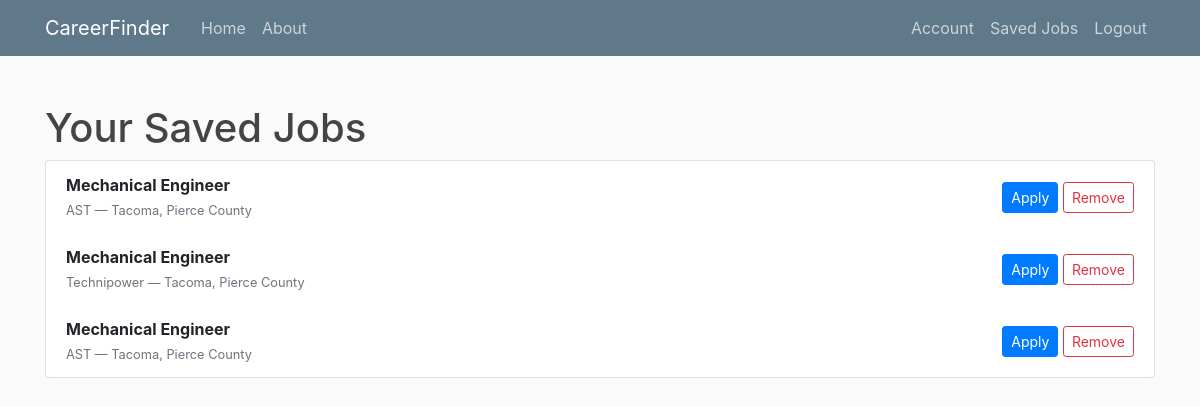
Page /saved_jobs (signed in) on the committed database.
### main/models.py (models this page shows, shortened)
class SavedJob(db.Model):
    id         = db.Column(db.Integer, primary_key=True)
    user_id    = db.Column(db.Integer, db.ForeignKey('user.id'), nullable=False)
    job_id     = db.Column(db.String, nullable=False)      # unique identifier from Adzuna or USAJobs
    api_used   = db.Column(db.String(20), nullable=False)  # To store 'adzuna' or 'usajobs'
    job_data   = db.Column(db.JSON, nullable=False)        # store title/company/location/url, etc.
    saved_at   = db.Column(db.DateTime, server_default=db.func.now())
    user = db.relationship('User', backref='saved_jobs')

### main/routes.py (the view)
@app.route('/saved_jobs')
@login_required
def saved_jobs():
    saved_jobs_list = SavedJob.query.filter_by(user_id=current_user.id).order_by(SavedJob.saved_at.desc()).all()
    return render_template('saved_jobs.html', title='Saved Jobs', saved_jobs=saved_jobs_list)

### main/models.py (called while the page is built)
@login_manager.user_loader
def load_user(user_id):
    return User.query.get(int(user_id))

### main/templates/saved_jobs.html (shortened to what this page needs)
{% extends "layout.html" %}
{% block content %}
  <div class="container my-4">
    <h1>Your Saved Jobs</h1>
    {% if not saved_jobs %}
      <p class="text-muted">You haven’t saved any jobs yet.</p>
    {% else %}
      <ul class="list-group">
        {% for sj in saved_jobs %}
          {% set job = sj.job_data %}
          <li class="list-group-item d-flex justify-content-between align-items-center">
            <div>
              <strong>{{ job.title or job.PositionTitle }}</strong><br>
              <small class="text-muted">
                {{ job.company.display_name or job.OrganizationName }}
                — {{ job.location.display_name or job.PositionLocationDisplay }}
              </small>
            </div>
            <div>
              {% if sj.api_used == 'adzuna' %}
                <a href="{{ job.redirect_url }}" class="btn btn-sm btn-primary">Apply</a>
              {% else %}
                <a href="{{ job.ApplyURI }}" class="btn btn-sm btn-primary">Apply</a>
              {% endif %}
              <form method="POST" action="{{ url_for('unsave_job') }}" class="d-inline">
                <button type="button" class="btn btn-sm btn-outline-danger" data-bs-toggle="modal" data-bs-target="#confirmRemoveModal-{{ sj.id }}">
                      Remove
                </button>
              </form>
            </div>
          </li>
        {% endfor %}
      </ul>
    {% endif %}
  </div>
{% endblock %}

### main/static/main.css (style rules this page uses)
body { background: #fafafa; color: #333333; margin-top: 5rem; }
h1, h2, h3, h4, h5, h6 { color: #444444; }

### rows in the picture
SavedJob: title "Mechanical Engineer", company "AST", location "Tacoma, Pierce County"
SavedJob: title "Mechanical Engineer", company "Technipower", location "Tacoma, Pierce County"
SavedJob: title "Mechanical Engineer", company "AST", location "Tacoma, Pierce County"
